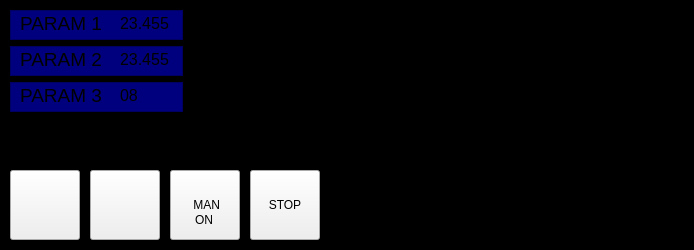
    <widget class="QFrame" name="frame_13">
     <property name="geometry">
      <rect>
       <x>0</x>
       <y>759</y>
       <width>694</width>
       <height>250</height>
      </rect>
     </property>
     <property name="styleSheet">
      <string notr="true">QFrame{
background-color:#000000;
}</string>
     </property>
     <property name="frameShape">
      <enum>QFrame::StyledPanel</enum>
     </property>
     <property name="frameShadow">
      <enum>QFrame::Raised</enum>
     </property>
     <widget class="QPushButton" name="pushButton">
      <property name="geometry">
       <rect>
        <x>10</x>
        <y>170</y>
        <width>70</width>
        <height>70</height>
       </rect>
      </property>
      <property name="text">
       <string/>
      </property>
      <property name="icon">
       <iconset resource="button_icons.qrc">
        <normaloff>:/Shutdown.png</normaloff>:/Shutdown.png</iconset>
      </property>
      <property name="iconSize">
       <size>
        <width>48</width>
        <height>48</height>
       </size>
      </property>
     </widget>
     <widget class="QPushButton" name="pushButton_2">
      <property name="geometry">
       <rect>
        <x>90</x>
        <y>170</y>
        <width>70</width>
        <height>70</height>
       </rect>
      </property>
      <property name="text">
       <string/>
      </property>
      <property name="icon">
       <iconset resource="button_icons.qrc">
        <normaloff>:/Reset.png</normaloff>:/Reset.png</iconset>
      </property>
      <property name="iconSize">
       <size>
        <width>48</width>
        <height>48</height>
       </size>
      </property>
     </widget>
     <widget class="QFrame" name="frame_14">
      <property name="geometry">
       <rect>
        <x>10</x>
        <y>82</y>
        <width>173</width>
        <height>30</height>
       </rect>
      </property>
      <property name="styleSheet">
       <string notr="true">QFrame{
background-color:rgb(0, 0, 127);

}</string>
      </property>
      <property name="frameShape">
       <enum>QFrame::StyledPanel</enum>
      </property>
      <property name="frameShadow">
       <enum>QFrame::Raised</enum>
      </property>
      <widget class="QLabel" name="label_17">
       <property name="geometry">
        <rect>
         <x>10</x>
         <y>5</y>
         <width>101</width>
         <height>16</height>
        </rect>
       </property>
       <property name="font">
        <font>
         <pointsize>14</pointsize>
        </font>
       </property>
       <property name="text">
        <string>PARAM 3</string>
       </property>
      </widget>
      <widget class="QLabel" name="label_18">
       <property name="geometry">
        <rect>
         <x>110</x>
         <y>5</y>
         <width>61</width>
         <height>16</height>
        </rect>
       </property>
       <property name="font">
        <font>
         <pointsize>12</pointsize>
        </font>
       </property>
       <property name="text">
        <string>08</string>
       </property>
      </widget>
     </widget>
     <widget class="QFrame" name="frame_15">
      <property name="geometry">
       <rect>
        <x>10</x>
        <y>46</y>
        <width>173</width>
        <height>30</height>
       </rect>
      </property>
      <property name="styleSheet">
       <string notr="true">QFrame{
background-color:rgb(0, 0, 127);

}</string>
      </property>
      <property name="frameShape">
       <enum>QFrame::StyledPanel</enum>
      </property>
      <property name="frameShadow">
       <enum>QFrame::Raised</enum>
      </property>
      <widget class="QLabel" name="label_19">
       <property name="geometry">
        <rect>
         <x>10</x>
         <y>5</y>
         <width>101</width>
         <height>16</height>
        </rect>
       </property>
       <property name="font">
        <font>
         <pointsize>14</pointsize>
        </font>
       </property>
       <property name="text">
        <string>PARAM 2</string>
       </property>
      </widget>
      <widget class="QLabel" name="label_20">
       <property name="geometry">
        <rect>
         <x>110</x>
         <y>5</y>
         <width>61</width>
         <height>16</height>
        </rect>
       </property>
       <property name="font">
        <font>
         <pointsize>12</pointsize>
        </font>
       </property>
       <property name="text">
        <string>23.455</string>
       </property>
      </widget>
     </widget>
     <widget class="QFrame" name="frame_16">
      <property name="geometry">
       <rect>
        <x>10</x>
        <y>10</y>
        <width>173</width>
        <height>30</height>
       </rect>
      </property>
      <property name="styleSheet">
       <string notr="true">QFrame{
background-color:rgb(0, 0, 127);

}</string>
      </property>
      <property name="frameShape">
       <enum>QFrame::StyledPanel</enum>
      </property>
      <property name="frameShadow">
       <enum>QFrame::Raised</enum>
      </property>
      <widget class="QLabel" name="label_21">
       <property name="geometry">
        <rect>
         <x>10</x>
         <y>5</y>
         <width>101</width>
         <height>16</height>
        </rect>
       </property>
       <property name="font">
        <font>
         <pointsize>14</pointsize>
        </font>
       </property>
       <property name="text">
        <string>PARAM 1</string>
       </property>
      </widget>
      <widget class="QLabel" name="label_22">
       <property name="geometry">
        <rect>
         <x>110</x>
         <y>5</y>
         <width>61</width>
         <height>16</height>
        </rect>
       </property>
       <property name="font">
        <font>
         <pointsize>12</pointsize>
        </font>
       </property>
       <property name="text">
        <string>23.455</string>
       </property>
      </widget>
     </widget>
     <widget class="QPushButton" name="pushButton_4">
      <property name="geometry">
       <rect>
        <x>170</x>
        <y>170</y>
        <width>70</width>
        <height>70</height>
       </rect>
      </property>
      <property name="text">
       <string> MAN</string>
      </property>
     </widget>
     <widget class="QPushButton" name="pushButton_5">
      <property name="geometry">
       <rect>
        <x>250</x>
        <y>170</y>
        <width>70</width>
        <height>70</height>
       </rect>
      </property>
      <property name="text">
       <string>STOP</string>
      </property>
     </widget>
     <widget class="QLabel" name="label_23">
      <property name="geometry">
       <rect>
        <x>195</x>
        <y>212</y>
        <width>21</width>
        <height>16</height>
       </rect>
      </property>
      <property name="styleSheet">
       <string notr="true">QLabel{
background-color:transparent;

}</string>
      </property>
      <property name="text">
       <string>ON</string>
      </property>
     </widget>
     <widget class="QFrame" name="frame_26">
      <property name="geometry">
       <rect>
        <x>440</x>
        <y>10</y>
        <width>230</width>
        <height>230</height>
       </rect>
      </property>
      <property name="styleSheet">
       <string notr="true">QFrame{
background-image:url(:/Rectangle 3.png);
  background-repeat: no-repeat;
    background-position: center;
    background-size: cover;  
border:none;

}</string>
      </property>
      <property name="frameShape">
       <enum>QFrame::StyledPanel</enum>
      </property>
      <property name="frameShadow">
       <enum>QFrame::Raised</enum>
      </property>
      <widget class="QPushButton" name="pushButton_7">
       <property name="geometry">
        <rect>
         <x>140</x>
         <y>90</y>
         <width>51</width>
         <height>51</height>
        </rect>
       </property>
       <property name="styleSheet">
        <string notr="true">QPushButton{
background-color:transparent;
border:none;
}</string>
       </property>
       <property name="text">
        <string/>
       </property>
       <property name="icon">
        <iconset resource="button_icons.qrc">
         <normaloff>:/Polygon 2.png</normaloff>:/Polygon 2.png</iconset>
       </property>
       <property name="iconSize">
        <size>
         <width>50</width>
         <height>53</height>
        </size>
       </property>
      </widget>
      <widget class="QPushButton" name="pushButton_8">
       <property name="geometry">
        <rect>
         <x>40</x>
         <y>90</y>
         <width>51</width>
         <height>51</height>
        </rect>
       </property>
       <property name="styleSheet">
        <string notr="true">QPushButton{
background-color:transparent;
border:none;
}</string>
       </property>
       <property name="text">
        <string/>
       </property>
       <property name="icon">
        <iconset resource="button_icons.qrc">
         <normaloff>:/Polygon 4.png</normaloff>:/Polygon 4.png</iconset>
       </property>
       <property name="iconSize">
        <size>
         <width>50</width>
         <height>53</height>
        </size>
       </property>
      </widget>
      <widget class="QPushButton" name="pushButton_9">
       <property name="geometry">
        <rect>
         <x>90</x>
         <y>40</y>
         <width>51</width>
         <height>51</height>
        </rect>
       </property>
       <property name="styleSheet">
        <string notr="true">QPushButton{
background-color:transparent;
border:none;
}</string>
       </property>
       <property name="text">
        <string/>
       </property>
       <property name="icon">
        <iconset resource="button_icons.qrc">
         <normaloff>:/Polygon 1.png</normaloff>:/Polygon 1.png</iconset>
       </property>
       <property name="iconSize">
        <size>
         <width>50</width>
         <height>53</height>
        </size>
       </property>
      </widget>
      <widget class="QPushButton" name="pushButton_10">
       <property name="geometry">
        <rect>
         <x>90</x>
         <y>140</y>
         <width>51</width>
         <height>51</height>
        </rect>
       </property>
       <property name="styleSheet">
        <string notr="true">QPushButton{
background-color:transparent;
border:none;
}</string>
       </property>
       <property name="text">
        <string/>
       </property>
       <property name="icon">
        <iconset resource="button_icons.qrc">
         <normaloff>:/Polygon 3.png</normaloff>:/Polygon 3.png</iconset>
       </property>
       <property name="iconSize">
        <size>
         <width>50</width>
         <height>53</height>
        </size>
       </property>
      </widget>
     </widget>
    </widget>
